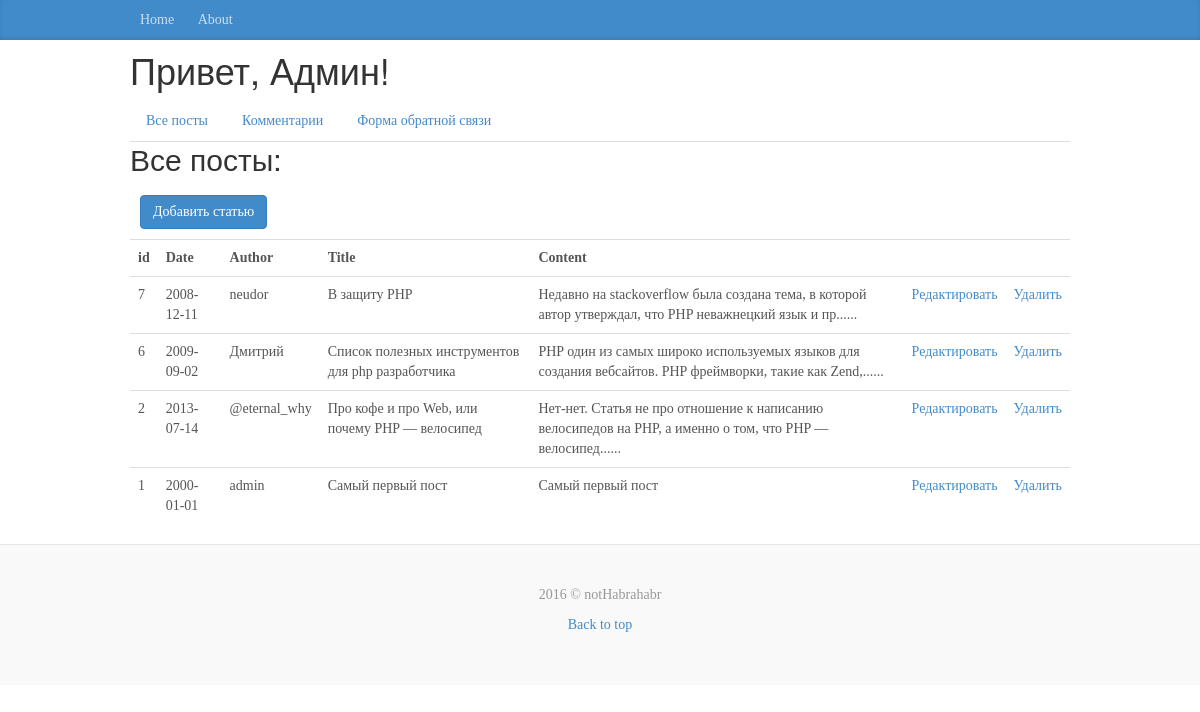
The app's page /admin/index.php with its own data.
### tables this page shows
CREATE TABLE `articles` (
  `id` int(11) NOT NULL,
  `title` varchar(255) NOT NULL,
  `date` date NOT NULL,
  `author` varchar(255) NOT NULL,
  `content` text NOT NULL
);

### models/articles.php (called while the page is built, shortened)
<?php
function articles_all($link)
{
    $query = "SELECT * FROM articles ORDER BY id DESC";
    $result = mysqli_query($link, $query);
    $n = mysqli_num_rows($result);
    $articles = array();
    for($i=0; $i<$n; $i++) {
        $row = mysqli_fetch_assoc($result);
        $articles[] = $row;
    }
    return $articles;
}
function articles_intro($text, $len) {
    $intro = (strlen($text)>=$len) ? mb_substr($text, 0, $len)."......" : mb_substr($text, 0, $len);
    return $intro;
}

### templates/admin/articles_admin.php (the view)
<?php require('header_admin.php') ?>
<h2>Все посты:</h2>
    <div class="tab-pane active">
        <a href="index.php?action=add">
            <button type="button" class="btn btn-primary" style="margin: 10px">Добавить статью</button>
        </a>
        <table class="table table-hover">
            <tr>
                <th>id</th>
                <th>Date</th>
                <th>Author</th>
                <th>Title</th>
                <th>Content</th>
                <th></th>
                <th></th>
            </tr>
            <?php foreach($articles as $a): ?>
            <tr>
                <td><?=$a['id']?></td>
                <td><?=$a['date']?></td>
                <td><?=$a['author']?></td>
                <td><?=$a['title']?></td>
                <td><?=articles_intro($a['content'], 100)?></td>
                <td><a href="index.php?action=edit&id=<?=$a['id']?>">Редактировать</a></td>
                <td><a href="index.php?action=delete&id=<?=$a['id']?>">Удалить</a></td>
            </tr>
            <?php endforeach ?>
        </table>
    </div>
<?php require('footer_admin.php') ?>

### static/content/blog.css (style rules this page uses)
h1, .h1, h2, .h2, h3, .h3, h4, .h4, h5, .h5, h6, .h6 { margin-top: 0; font-family: "Helvetica Neue", Helvetica, Arial, sans-serif; font-weight: normal; color: #333; }

### records on screen
articles: id "7", date "2008-12-11", author "neudor", title "В защиту PHP", content "Недавно на stackoverflow была создана тема, в которой автор утверждал, что PHP неважнецкий язык и пр......"
articles: id "6", date "2009-09-02", author "Дмитрий", title "Список полезных инструментов для php разработчика", content "PHP один из самых широко используемых языков для создания вебсайтов. PHP фреймворки, такие как Zend,......"
articles: id "2", date "2013-07-14", author "@eternal_why", title "Про кофе и про Web, или почему PHP — велосипед", content "Нет-нет. Статья не про отношение к написанию велосипедов на PHP, а именно о том, что PHP — велосипед......"
articles: id "1", date "2000-01-01", author "admin", title "Самый первый пост", content "Самый первый пост"
